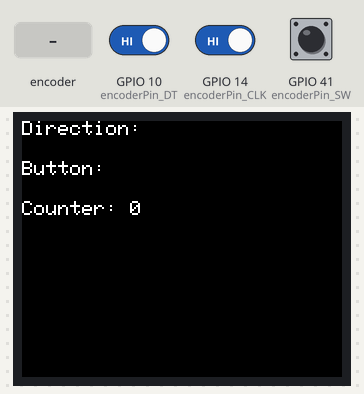
A sketch run on a simulated ESP32-S3. Parts: 160×128 colour display. The inputs (shaded band) are chosen by the test bench; at power-on: GPIO 41 (encoderPin_SW) HIGH, GPIO 10 (encoderPin_DT) HIGH, GPIO 14 (encoderPin_CLK) HIGH. What the sketch prints to the serial monitor is not drawn.

Above: at 1.3 s.
1.4 s: rotary encoder on GPIO 14 (encoderPin_CLK) / GPIO 10 (encoderPin_DT) turned 3 steps (first pin leading)
At 2.7 s:
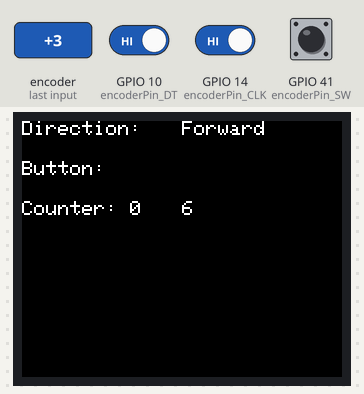
3.5 s: GPIO 41 (encoderPin_SW) driven LOW
At 4.0 s:
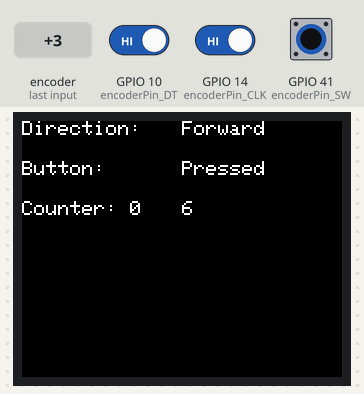
5.0 s: rotary encoder on GPIO 14 (encoderPin_CLK) / GPIO 10 (encoderPin_DT) turned 2 steps (second pin leading)
At 6.2 s:
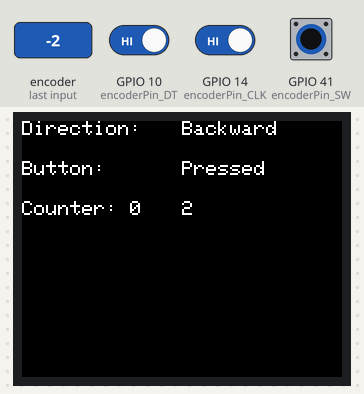
6.9 s: GPIO 41 (encoderPin_SW) driven HIGH
At 7.8 s:
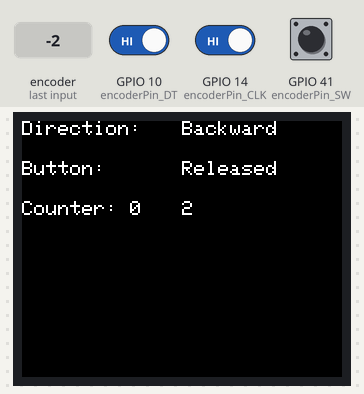
8.4 s: rotary encoder on GPIO 14 (encoderPin_CLK) / GPIO 10 (encoderPin_DT) turned 3 steps (first pin leading)
At 9.2 s:
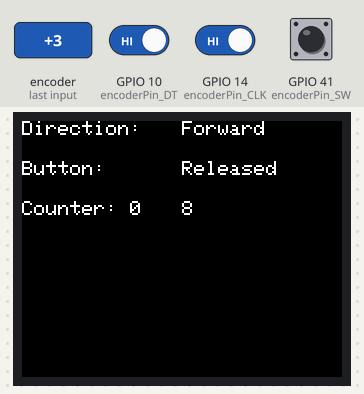
10.5 s: GPIO 41 (encoderPin_SW) pulsed LOW 5 times (0.12 s each, 0.3 s apart)
Timing chart, 0 to 13.5 s (numbered marks = the images above; inputs shaded):
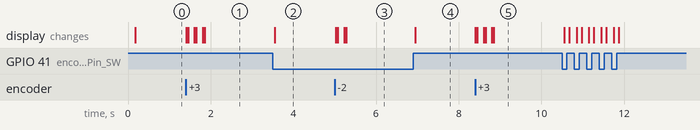

The sketch:

Display_and_KY40_test.ino
```cpp
/*
Project:  Cocktail Machine Testcode Screen and KY-040 Rotary Encoder
Author:   Thomas Edlinger for www.edistechlab.com
Date:     Created 29.11.2024 - update:
Version:  V1.0
IDE:      Arduino IDE 2.3.3
Required Board (Tools -> Board -> Boards Manager...)
Board:    ESP32S3 Dev Module / USB Connect on the right side "COM"
ESP:      ESP32-S3-DevKit N16R8
  - Board: esp32 by Espressif Systems V3.0.7

Required libraries (sketch -> include library -> manage libraries)
 - Adafruit GFX Library by Adafruit V1.11.11
 - Adafruit ST7735 Library by Adafruit V1.10.4
*/

#include <Adafruit_GFX.h>
#include <Adafruit_ST7735.h>
#include <SPI.h>

// Pin definition
const uint8_t SPI_TFT_CS = 38;
const uint8_t TFT_DC = 3;
const int     TFT_RST = -1;  // Pin connected to the RST Pin
const uint8_t SPI_MOSI_Pin = 11;
const uint8_t SPI_CLK_Pin = 12;
const uint8_t encoderPin_CLK = 14;
const uint8_t encoderPin_DT = 10;
const uint8_t encoderPin_SW = 41;

// Variables
int counter = 0;
int lastStateCLK;
int currentStateCLK;
int lastButtonState = HIGH;
int currentButtonState = HIGH;
unsigned long lastDebounceTime = 0;  // Time of the last button state change
const unsigned long debounceDelay = 50; // Debounce delay in milliseconds
String direction = "Stopped";  // Store the direction
String buttonState = "Released"; // Store the button state

// Initialize the ST7735 display library with previously defined connections
Adafruit_ST7735 tft = Adafruit_ST7735(SPI_TFT_CS, TFT_DC, TFT_RST);

void setup() {
  // Initialize Serial Monitor
  Serial.begin(115200);

  // Initialize the ST7735 TFT display
  Serial.println("Initializing display...");
  tft.initR(INITR_BLACKTAB); // Init ST7735S chip, black tab
  tft.setRotation(3);       // Rotate screen by 180 degrees
  tft.fillScreen(ST7735_BLACK); // Fill screen with black color
  Serial.println("Display initialized.");

  // Define pin modes
  pinMode(encoderPin_CLK, INPUT);
  pinMode(encoderPin_DT, INPUT);
  pinMode(encoderPin_SW, INPUT_PULLUP); // Enable internal pull-up resistor

  // Initial state of the CLK pin
  lastStateCLK = digitalRead(encoderPin_CLK);

  // Set text color and background
  Serial.println("Setting text color and background...");
  tft.setTextColor(ST7735_WHITE, ST7735_BLACK); // White text with black background
  Serial.println("Setup complete.");

  // Initial display setup
  tft.setCursor(0, 0);
  tft.print("Direction: ");
  tft.setCursor(0, 20);
  tft.print("Button: ");
  tft.setCursor(0, 40);
  tft.print("Counter: 0");
}

void loop() {
  // Detect rotary encoder direction
  currentStateCLK = digitalRead(encoderPin_CLK);

  if (currentStateCLK != lastStateCLK) {
    if (digitalRead(encoderPin_DT) != currentStateCLK) {
      counter++;
      direction = "Forward";
    } else {
      counter--;
      direction = "Backward";
    }
    // Update display with direction and counter
    tft.fillRect(80, 0, 60, 10, ST7735_BLACK); // Clear previous direction
    tft.setCursor(80, 0);
    tft.print(direction);

    tft.fillRect(80, 40, 60, 10, ST7735_BLACK); // Clear previous counter
    tft.setCursor(80, 40);
    tft.print(counter);

    Serial.print("Direction: ");
    Serial.print(direction);
    Serial.print(", Counter: ");
    Serial.println(counter);
  }
  lastStateCLK = currentStateCLK;

  // Read the button state
  int reading = digitalRead(encoderPin_SW);

  // Check if the button state has changed
  if (reading != lastButtonState) {
    // Reset debounce timer
    lastDebounceTime = millis();
  }

  // Only consider the button state if the debounce delay has passed
  if ((millis() - lastDebounceTime) > debounceDelay) {
    // If the button state has stabilized, update the current button state
    if (reading != currentButtonState) {
      currentButtonState = reading;

      // Detect button press (transition from HIGH to LOW)
      if (currentButtonState == LOW) {
        buttonState = "Pressed";
        Serial.println("Button pressed!");
      } else {
        buttonState = "Released";
      }

      // Update display with button state
      tft.fillRect(80, 20, 60, 10, ST7735_BLACK); // Clear previous button state
      tft.setCursor(80, 20);
      tft.print(buttonState);
    }
  }

  // Save the last button state for the next iteration
  lastButtonState = reading;
}
```

Measured:
- after the input at 1.4 s, the display: first changes at once (image 1 shows a later state)
- after the input at 3.5 s, the display: changes after 0.05 s (image 2)
- after the input at 5.0 s, the display: first changes at once (image 3 shows a later state)
- after the input at 6.9 s, the display: changes after 0.05 s (image 4)
- after the input at 8.4 s, the display: first changes at once (image 5 shows a later state)
